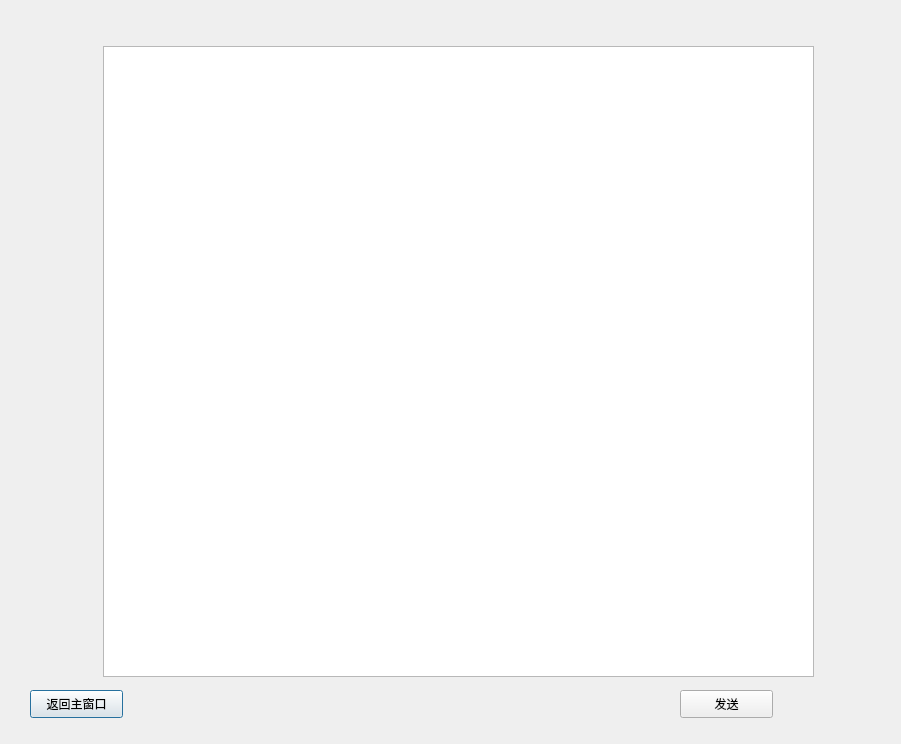
<?xml version="1.0" encoding="UTF-8"?>
<ui version="4.0">
 <class>WriteEmail</class>
 <widget class="QDialog" name="WriteEmail">
  <property name="geometry">
   <rect>
    <x>0</x>
    <y>0</y>
    <width>901</width>
    <height>744</height>
   </rect>
  </property>
  <property name="windowTitle">
   <string>Dialog</string>
  </property>
  <widget class="QPushButton" name="buttonReturn">
   <property name="geometry">
    <rect>
     <x>30</x>
     <y>690</y>
     <width>93</width>
     <height>28</height>
    </rect>
   </property>
   <property name="text">
    <string>返回主窗口</string>
   </property>
  </widget>
  <widget class="QTextEdit" name="textEditConnent">
   <property name="geometry">
    <rect>
     <x>103</x>
     <y>46</y>
     <width>711</width>
     <height>631</height>
    </rect>
   </property>
  </widget>
  <widget class="QPushButton" name="buttonSend">
   <property name="geometry">
    <rect>
     <x>680</x>
     <y>690</y>
     <width>93</width>
     <height>28</height>
    </rect>
   </property>
   <property name="text">
    <string>发送</string>
   </property>
  </widget>
 </widget>
 <resources/>
 <connections/>
</ui>
